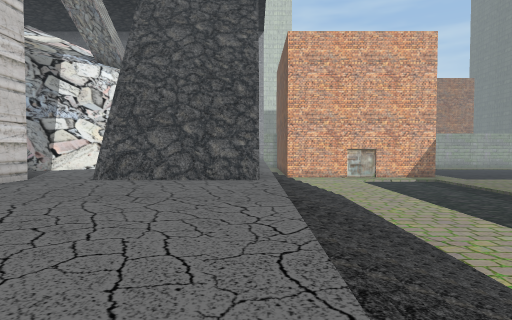
[1] (above)

24 first-person views from a walk through a scene from a Unity 3-D project. The camera is 1.2 m above the floor, tilts 2° down and sees 75° across. The floor is counted in squares, 2 m on a side. Each view is taken from the middle of a square. On the plan, view 1 faces up. The plan holds only what a view shows up to about 10 squares ahead; the rest is blank. The place goes on beyond the plan. The player character is not drawn. Some animated figures are left out. Some surface patterns are stand-ins.

[2]
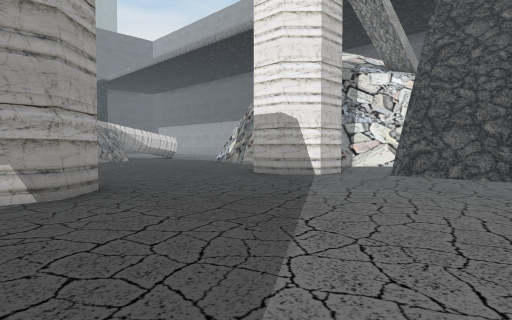

[3]
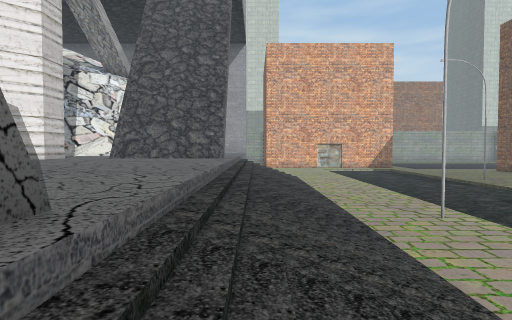

[4]
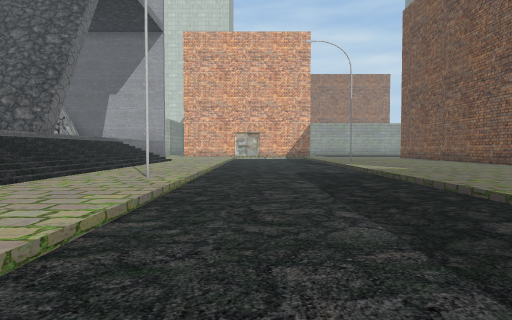

[5]
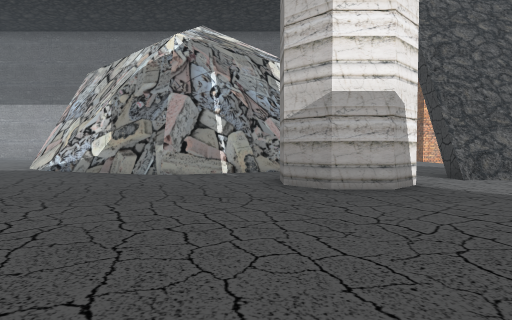

[6]
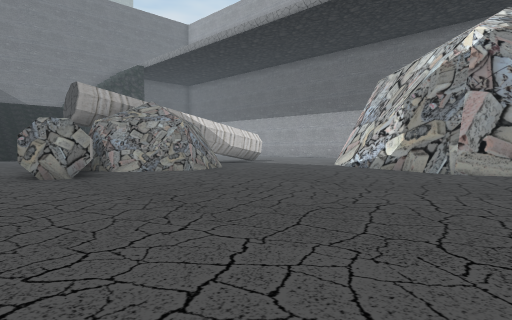

[7]
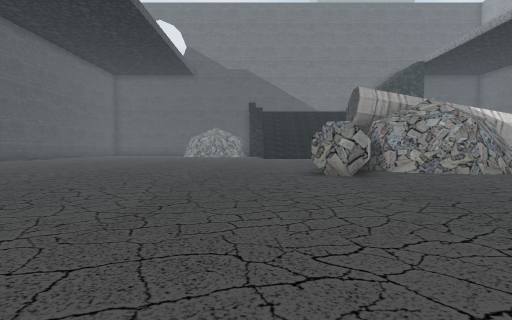

[8]
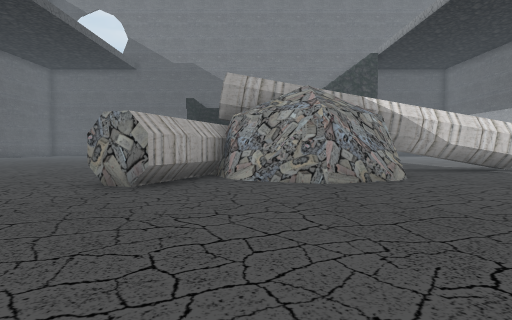

[9]
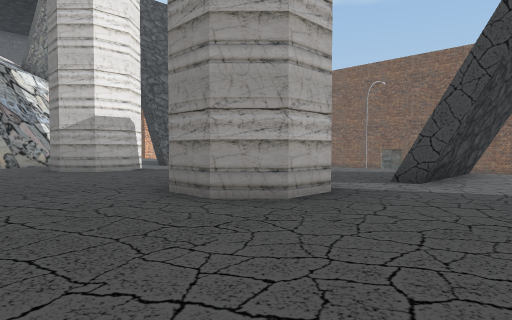

[10]
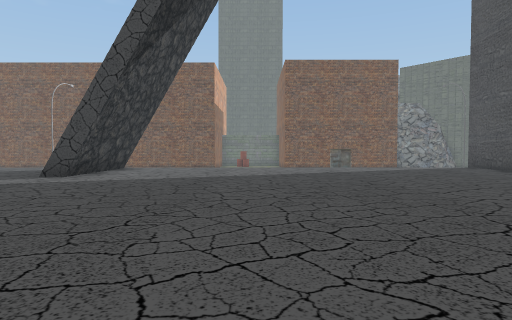

[11]
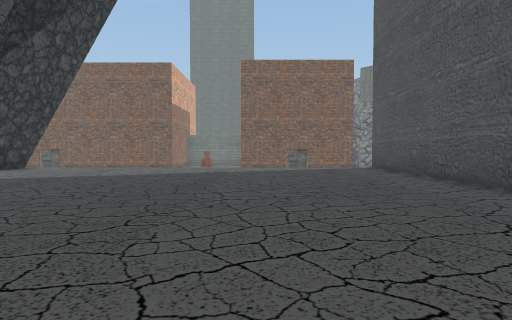

[12]
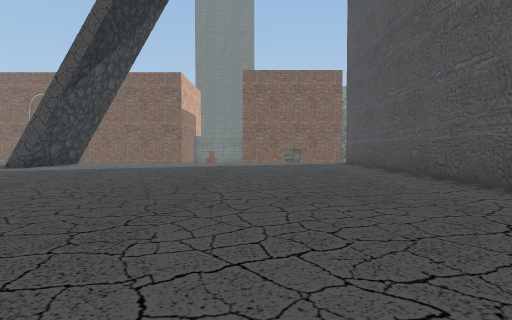

[13]
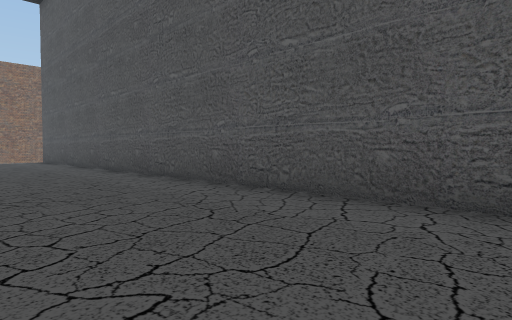

[14]
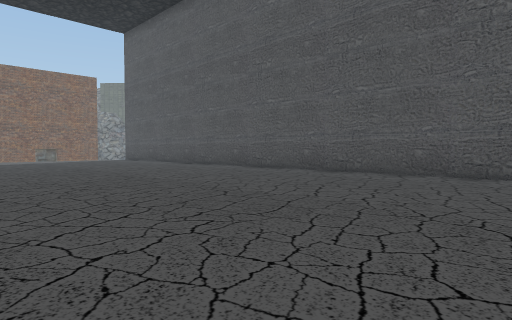

[15]
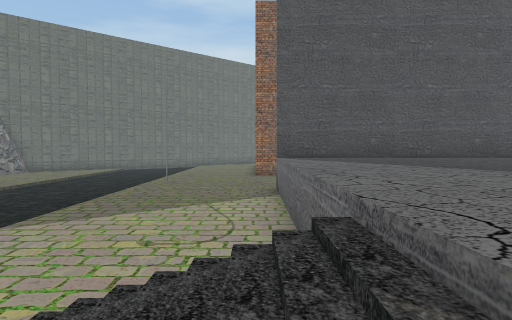

[16]
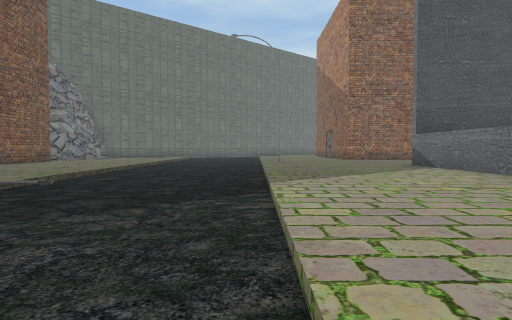

[17]
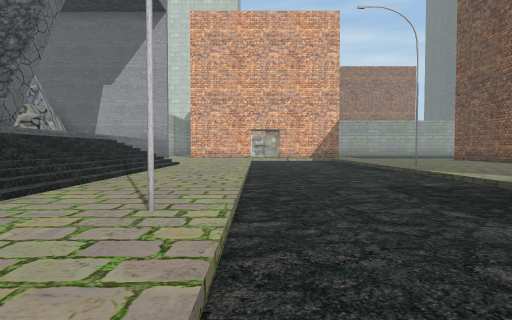

[18]
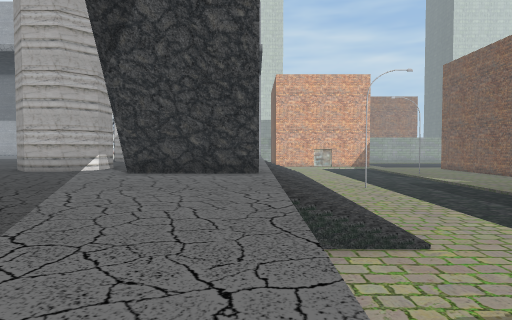

[19]
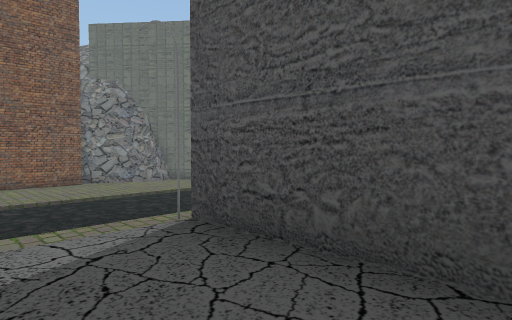

[20]
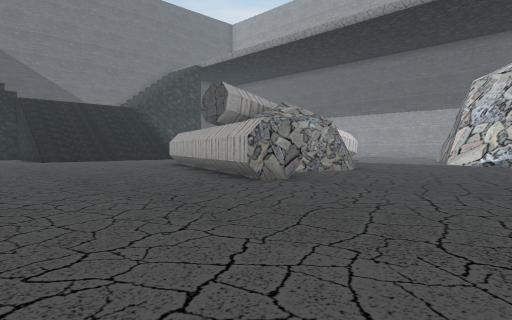

[21]
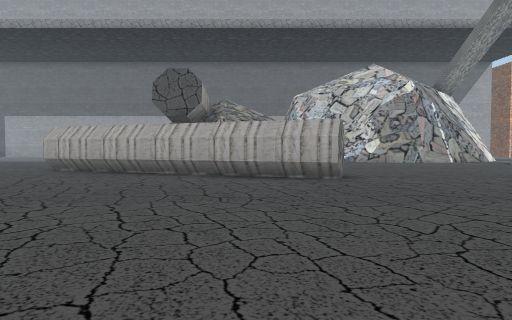

[22]
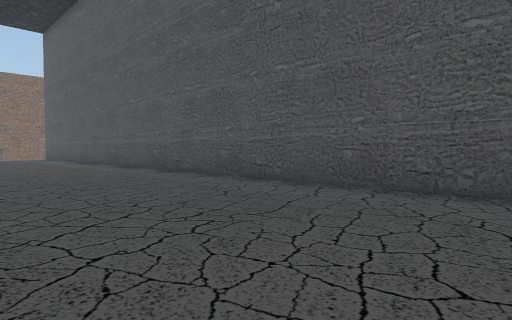

[23]
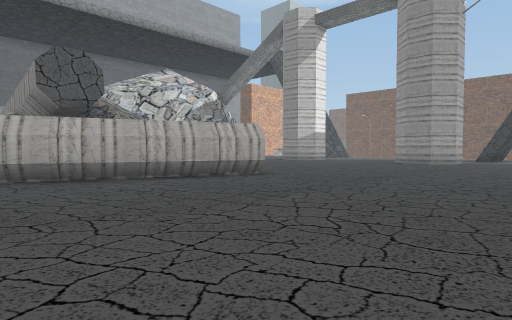

[24]
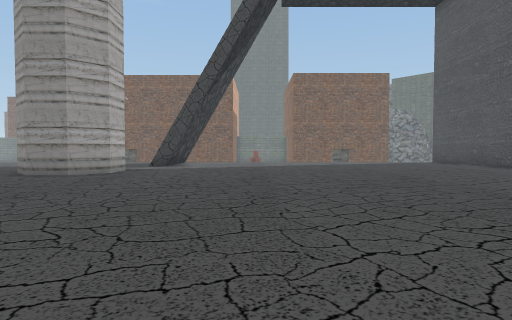

### Floor plan
Key: @ floor where view 1 was taken; # wall or solid block; . main floor; - floor 1.75 m lower than the main floor; _ floor 2 m lower than the main floor; / step, stairs or slope; ^ raised ledge.
Columns run from 20 left of view 1 to 14 right of it. Each row starts with its distance up from view 1.
 10       .^      ^#     //--/___----
  9   #.  ..#^  ^^#.... .//--/___-#--
  8   #.......###. .... .//--/___---
  7   #...........  .####//--/___-----#
  6     #.........#^.....//--/___-----
  5     ##........##.....//--/___----
  4     ##...............//--/___---
  3 #   ##...............//-#/___---
  2 #####................//--/___--
  1 ...###........##.....//--/___-
  0 ..............^^....@//--/___-
 -1 ..............##.....//--/___
 -2 .................####//--/__
 -3 .....................//--/_
 -4 .....................//--/_
 -5 .....................//--/__
 -6    ..................----/___
 -7    ..................----/___
 -8 .....................----/___-
 -9 .....................----/___--
-10 .....................----/___--
-11 .....................----/___---
-12 .....................----/___----
-13  ####################----/___----
-14                         -/___-
-15                         //___

Where each view was taken, in squares from view 1:
view 1: 0 up, 0 right, facing up
view 2: 1 down, 0 right, facing up-left
view 3: 3 down, 1 right, facing up
view 4: 3 down, 6 right, facing up
view 5: 0 up, 7 left, facing up
view 6: 1 down, 7 left, facing up-left
view 7: 1 down, 7 left, facing left
view 8: 3 up, 9 left, facing left
view 9: 4 down, 9 left, facing up-right
view 10: 6 down, 10 left, facing right
view 11: 9 down, 10 left, facing right
view 12: 9 down, 13 left, facing right
view 13: 9 down, 16 left, facing down-right
view 14: 5 down, 17 left, facing down-right
view 15: 3 down, 1 right, facing down
view 16: 3 down, 5 right, facing down
view 17: 0 up, 5 right, facing up
view 18: 10 down, 0 right, facing up
view 19: 11 down, 2 left, facing down-right
view 20: 4 down, 10 left, facing up-left
view 21: 6 down, 16 left, facing up
view 22: 8 down, 20 left, facing down-right
view 23: 5 down, 20 left, facing up-right
view 24: 5 down, 14 left, facing right
